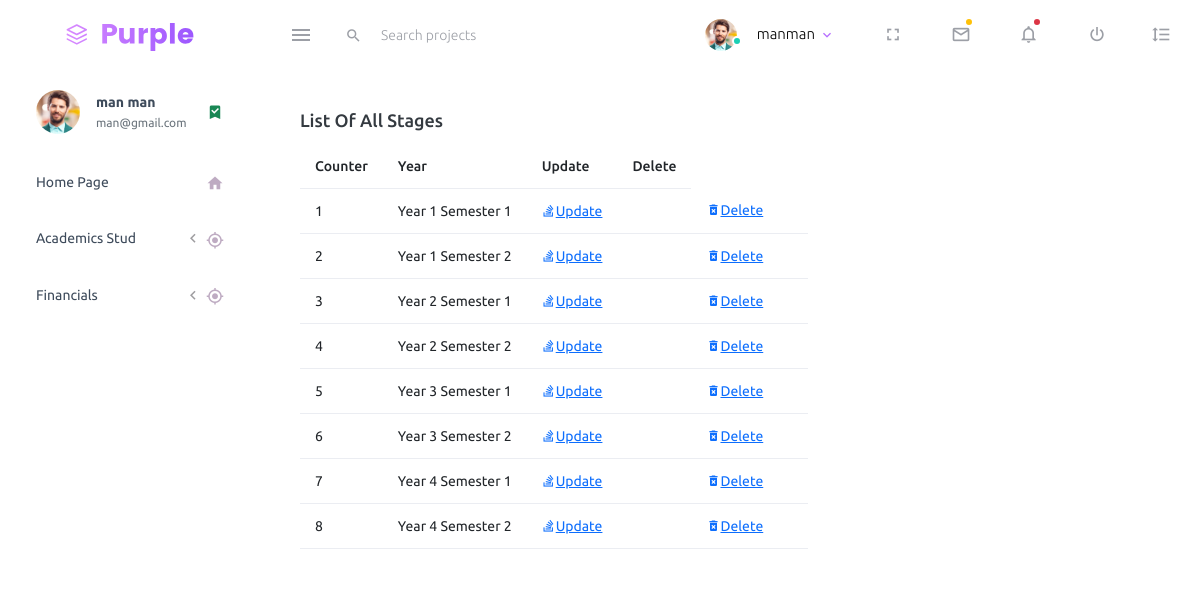
Page /school/list-stage/ (signed in) on the committed database.
### school/models.py (models this page shows, shortened)
class Stages(models.Model):
    year = models.CharField(max_length=255, blank=True, null=True)

### school/views.py (the view)
# urls.py: path('list-stage/', views.ListStage, name='list-stage'),
@login_required
def ListStage(request):
    title = 'List of All Stages'
    queryset = Stages.objects.all()
    context = {
        "title": title,
        "queryset": queryset,
    }
    return render(request, "school/list-stages.html", context)

### school/templates/school/list-stages.html (shortened to what this page needs)
{% extends 'index2.html' %}
{% load static %}
{% block content %}
<div class="row">
    <div class="col-12 grid-margin">
      <div class="card">
        <div class="card-body">
          <h4 class="card-title">{{title}}</h4>
          <div class="table-responsive">
            <table class="table">
              <thead>
                <tr>
                  <th>Counter</th>
                  <th>Year</th>
                  <th>Update</th>
                  <th>Delete</th>
                </tr>
              </thead>
              <tbody>
                {% for instance in queryset %}
                    <tr>
                        <td>{{forloop.counter}}</td>
                        <td>{{instance.year}}</td>
                        <td><a href="{% url 'school:edit-stage' instance.id%}" class="mdi mdi-stack-overflow">Update</a><td>
                        <td><a href="{% url 'school:delete-stage' instance.id%}" class="mdi mdi-delete-forever">Delete</a><td>
                    </tr>
                {% endfor %}
              </tbody>
            </table>
          </div>
        </div>
      </div>
    </div>
  </div>
  {% endblock content %}

### school/templates/navbar.html (shortened to what this page needs)
      {% load static %}
      <nav class="navbar default-layout-navbar col-lg-12 col-12 p-0 fixed-top d-flex flex-row">
        <div class="text-center navbar-brand-wrapper d-flex align-items-center justify-content-center">
          <a class="navbar-brand brand-logo" href="/"><img src="{% static 'dash/assets/images/logo.svg' %}" alt="logo" /></a>
        </div>
        <div class="navbar-menu-wrapper d-flex align-items-stretch">
          <button class="navbar-toggler navbar-toggler align-self-center" type="button" data-toggle="minimize">
            <span class="mdi mdi-menu"></span>
          </button>
          <div class="search-field d-none d-md-block">
            <form class="d-flex align-items-center h-100" action="#">
              <div class="input-group">
                <div class="input-group-prepend bg-transparent">
                  <i class="input-group-text border-0 mdi mdi-magnify"></i>
                </div>
                <input type="text" class="form-control bg-transparent border-0" placeholder="Search projects">
              </div>
            </form>
          </div>
          <ul class="navbar-nav navbar-nav-right">
            <li class="nav-item nav-profile dropdown">
              <a class="nav-link dropdown-toggle" id="profileDropdown" href="#" data-bs-toggle="dropdown" aria-expanded="false">
                <div class="nav-profile-img">
                  <img src="{% static 'dash/assets/images/faces/face1.jpg' %}" alt="image">
                  <span class="availability-status online"></span>
                </div>
                <div class="nav-profile-text">
                  <p class="mb-1 text-black">{{request.user}}</p>
                </div>
              </a>
            </li>
            <li class="nav-item d-none d-lg-block full-screen-link">
              <a class="nav-link">
                <i class="mdi mdi-fullscreen" id="fullscreen-button"></i>
              </a>
            </li>
            <li class="nav-item dropdown">
              <a class="nav-link count-indicator dropdown-toggle" id="messageDropdown" href="#" data-bs-toggle="dropdown" aria-expanded="false">
                <i class="mdi mdi-email-outline"></i>
                <span class="count-symbol bg-warning"></span>
              </a>
            </li>
            <li class="nav-item dropdown">
              <a class="nav-link count-indicator dropdown-toggle" id="notificationDropdown" href="#" data-bs-toggle="dropdown">
                <i class="mdi mdi-bell-outline"></i>
                <span class="count-symbol bg-danger"></span>
              </a>
            </li>
            <li class="nav-item nav-logout d-none d-lg-block">
              <a class="nav-link" href="#">
                <i class="mdi mdi-power"></i>
              </a>
            </li>
            <li class="nav-item nav-settings d-none d-lg-block">
              <a class="nav-link" href="#">
                <i class="mdi mdi-format-line-spacing"></i>
              </a>
            </li>
          </ul>
        </div>
      </nav>

### school/templates/side_bar.html (shortened to what this page needs)
        {% load static %}
        <nav class="sidebar sidebar-offcanvas" id="sidebar">
            <ul class="nav">
              <li class="nav-item nav-profile">
                <a href="#" class="nav-link">
                  <div class="nav-profile-image">
                    <img src="{% static 'dash/assets/images/faces/face1.jpg' %}" alt="profile">
                  </div>
                  <div class="nav-profile-text d-flex flex-column">
                    <span class="font-weight-bold mb-2">{{request.user.first_name}} {{request.user.last_name}}</span>
                    <span class="text-secondary text-small">{{request.user.email}}</span>
                  </div>
                  <i class="mdi mdi-bookmark-check text-success nav-profile-badge"></i>
                </a>
              </li>
              <li class="nav-item">
                <a class="nav-link" href="{% url 'home' %}">
                  <span class="menu-title">Home Page</span>
                  <i class="mdi mdi-home menu-icon"></i>
                </a>
              </li>
              <li class="nav-item">
              {% if request.user.is_superuser %}
              <li class="nav-item">
                <a class="nav-link" data-bs-toggle="collapse" href="#academics" aria-expanded="false" aria-controls="ui-basic">
                  <span class="menu-title">Academics Stud</span>
                  <i class="menu-arrow"></i>
                  <i class="mdi mdi-crosshairs-gps menu-icon"></i>
                </a>
              </li>
              <li class="nav-item">
                <a class="nav-link" data-bs-toggle="collapse" href="#financials" aria-expanded="false" aria-controls="ui-basic">
                  <span class="menu-title">Financials</span>
                  <i class="menu-arrow"></i>
                  <i class="mdi mdi-crosshairs-gps menu-icon"></i>
                </a>
              </li>
              {% endif %}
            </ul>
          </nav>

### rows in the picture
Stages: year "Year 1 Semester 1"
Stages: year "Year 1 Semester 2"
Stages: year "Year 2 Semester 1"
Stages: year "Year 2 Semester 2"
Stages: year "Year 3 Semester 1"
Stages: year "Year 3 Semester 2"
Stages: year "Year 4 Semester 1"
Stages: year "Year 4 Semester 2"

### other values in the picture
{{ request.user }} "manman"
{{ request.user.first_name }} "man"
{{ request.user.last_name }} "man"
{{ request.user.email }} "man@gmail.com"
{{ title }} "List Of All Stages"
